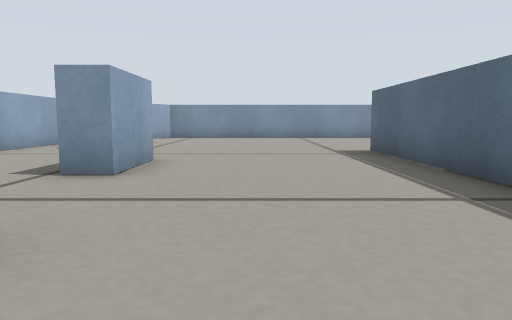
[1] (above)

16 first-person views from a walk through a world built for the Gazebo simulator. The camera is 0.15 m above the floor, tilts 6° down and sees 70° across. The floor is counted in squares, 0.2 m on a side. Each view is taken from the middle of a square. On the plan, view 1 faces up. The plan holds only what a view shows up to about 11 squares ahead; the rest is blank.

[2]
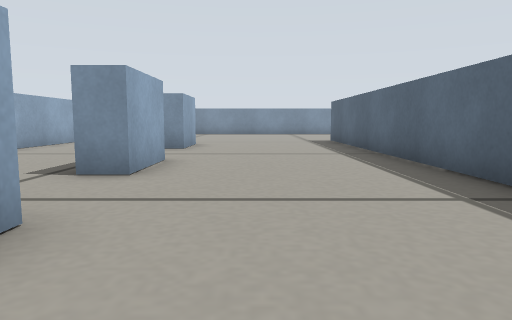

[3]
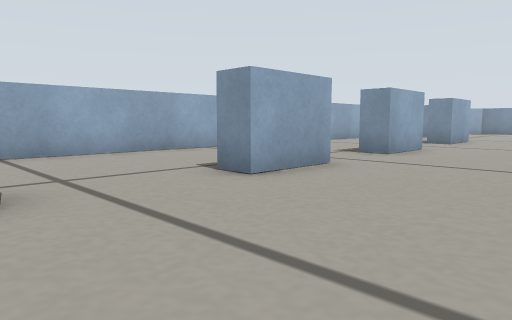

[4]
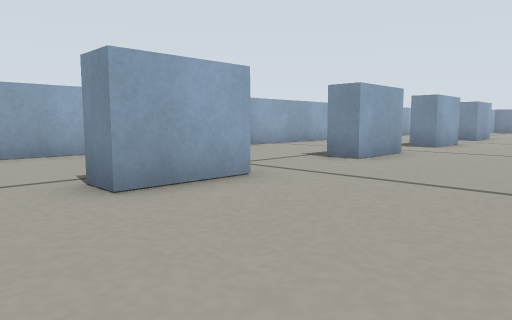

[5]
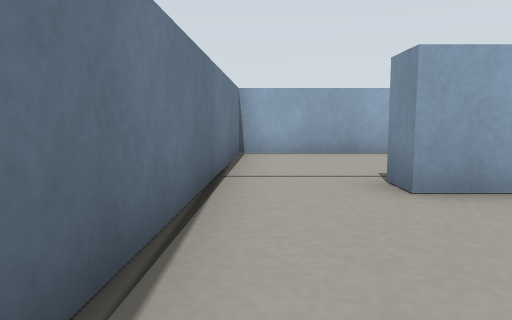

[6]
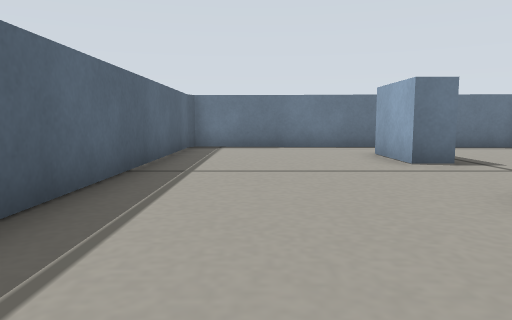

[7]
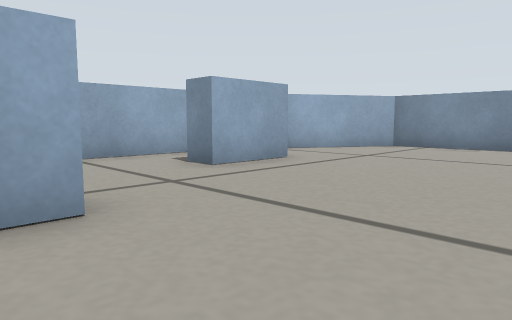

[8]
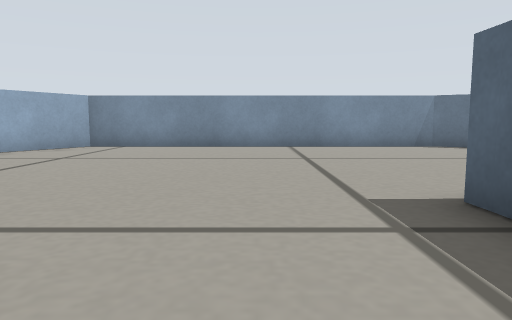

[9]
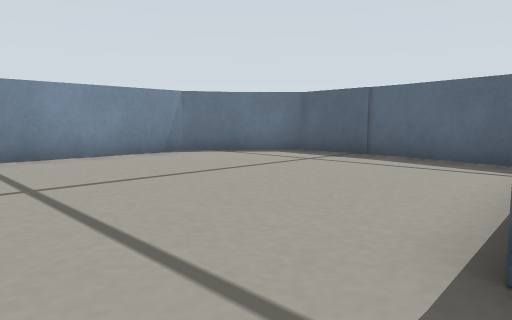

[10]
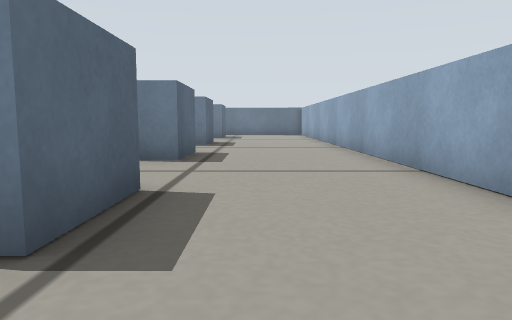

[11]
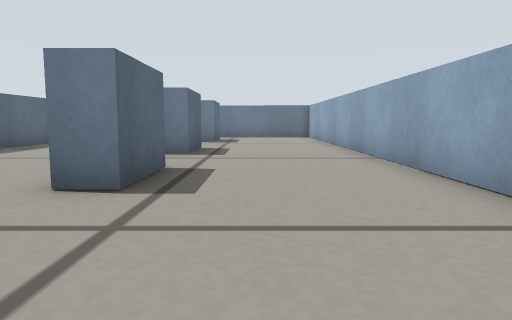

[12]
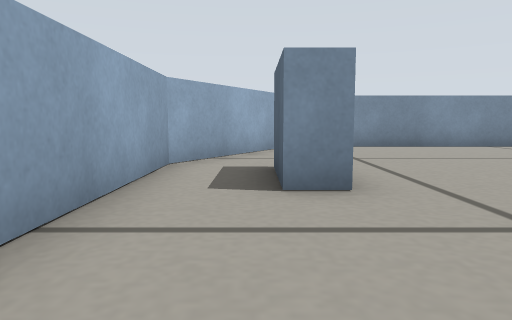

[13]
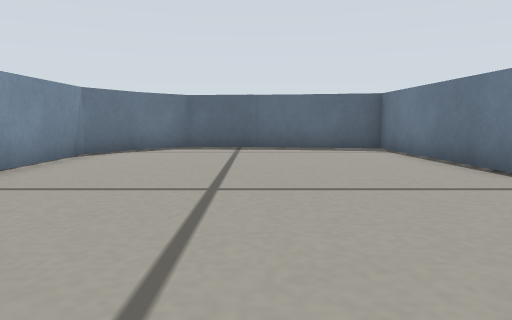

[14]
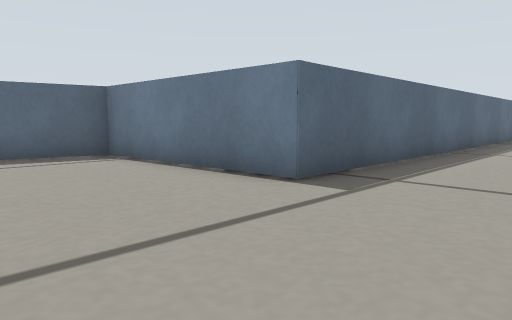

[15]
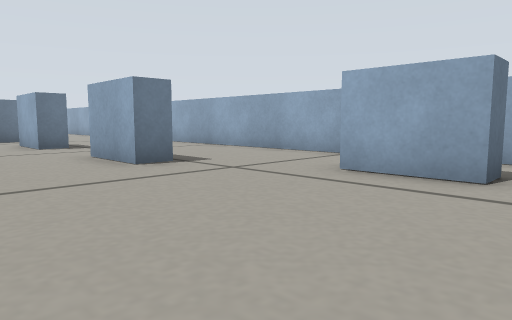

[16]
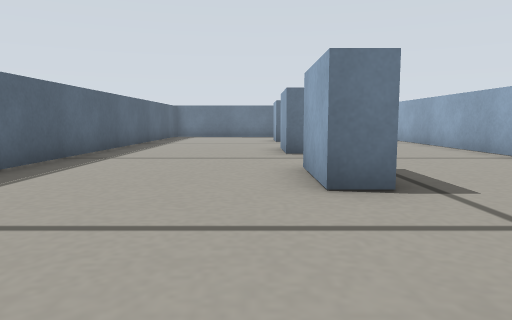

### Floor plan
Points are (right, up) in squares from view 1. A wall is a line through its corners. A room is listed if a view was taken in it or the views show most of it. See-through windows are left out.
Room 1 (views 1, 2, 3, 4, 5, 6, 7, 8, 9, 10, 11, 12, 13, 14, 15, 16)
walls: (-2, 5.1) (-2.7, 5.1) (-2.7, 7.1) (-2, 7.1) (-2, 5.1); (-1.7, 2.1) (-1.7, 0.1) (-2.5, 0.1) (-2.5, 2.1) (-1.7, 2.1); (-1.7, -2.4) (-1.7, -4.4) (-2.5, -4.4) (-2.5, -2.4) (-1.7, -2.4); (-4, 9.9) (-4.7, 9.9) (-4.7, 11.9) (-4, 11.9) (-4, 9.9); (-2.5, -7.4) (-1.7, -7.4) (-1.7, -9.4) (-2.5, -9.4); (8.5, 12) (8.7, 15) (7.6, 16.1); (7.7, 16) (6.2, 16.9) (-3.9, 16.9) (-6.5, 12.4) (-6.5, -11.4) (2.8, -11.8) (2.9, -11.4) (2.9, 9.3) (8, 9.6) (8.6, 12.2)

Positions as (right, up) in squares from view 1, and headings:
1: (0, 0), facing up
2: (0, -5), facing up
3: (2, -8), facing up-left
4: (2, -11), facing up-left
5: (2, -11), facing left
6: (1, -1), facing down
7: (1, 6), facing up-left
8: (1, 6), facing up
9: (1, 9), facing up-right
10: (-4, 9), facing down
11: (-4, 6), facing down
12: (-5, 6), facing up
13: (-2, 13), facing right
14: (0, 13), facing down-right
15: (1, 13), facing down-left
16: (-1, 6), facing down
